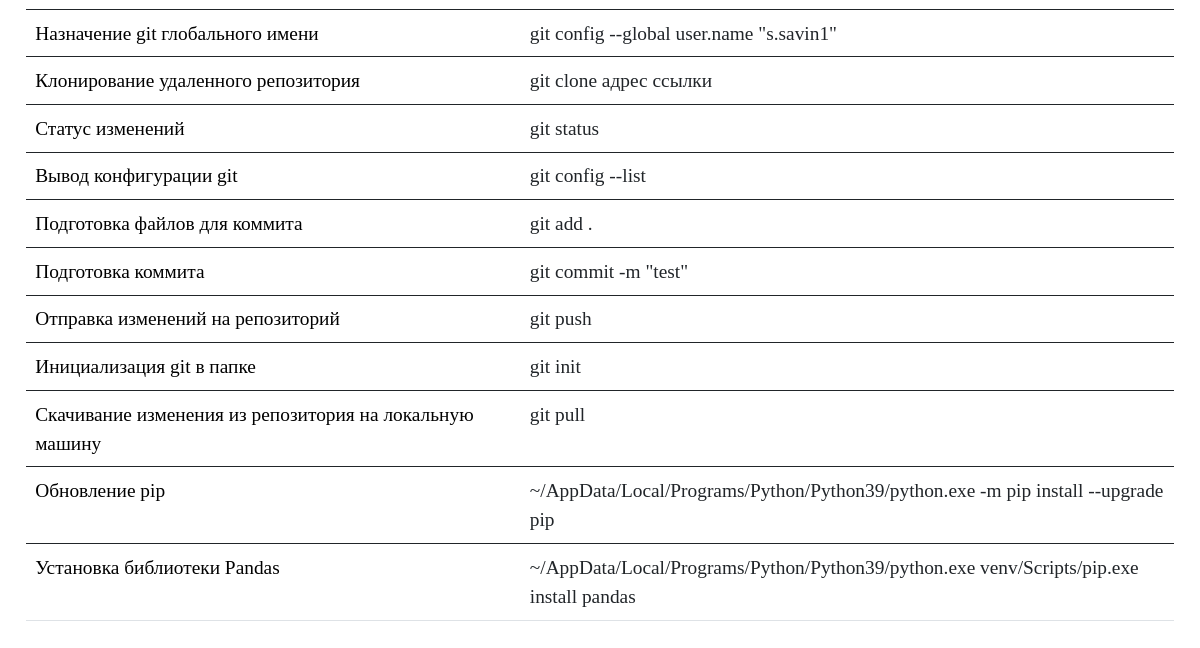
The app's page /bash (lower part), older data.
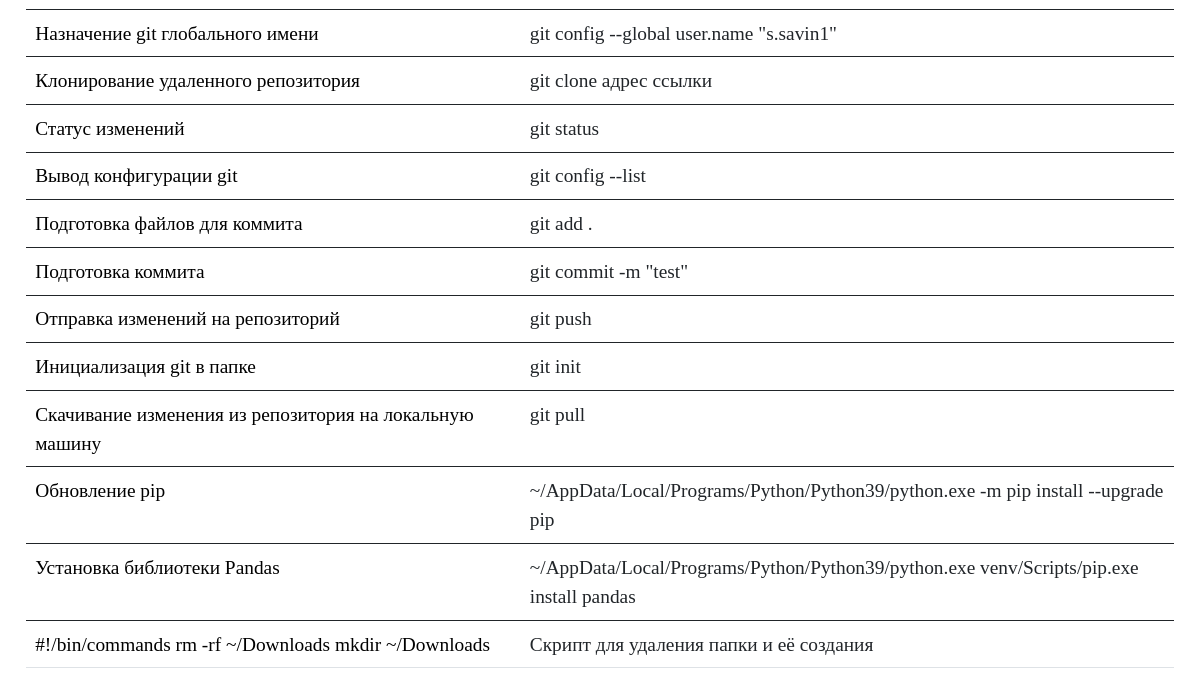
The same page, newer data.
### tables this page shows
CREATE TABLE "bash" (
    bash_id INTEGER PRIMARY KEY AUTOINCREMENT,
    bash_command TEXT NOT NULL,
    bash_name TEXT NOT NULL
  );

### app.py (the view)
@app.route("/bash")
def bash_list_commands():
    conn = connect.get_db_connection()
    cur = conn.cursor()
    bash_list_count = cur.execute("SELECT COUNT(*) FROM bash")
    bash_list_count_print = bash_list_count.fetchone()
    bash_list_count_print_int = int(bash_list_count_print[0])
    bash_list = conn.execute("SELECT * FROM bash").fetchall()
    conn.close()
    return render_template("bash/bash_list_commands.html",
                           bash_list=bash_list,
                           bash_list_count_print_int=bash_list_count_print_int,
                           )

### modules/connect.py (called while the page is built)
def get_db_connection():
    db_path = os.path.join(BASE_DIR, '../database.db')
    conn = sqlite3.connect(db_path)
    conn.row_factory = sqlite3.Row
    return conn

### templates/bash/bash_list_commands.html (shortened to what this page needs)
{% extends "base.html" %} {% block title %}Команды bash{% endblock %} {% block content %}
   <table class="table table-hover caption-top">
      {% for bash_list in bash_list %}
      <tbody>
         <tr>
            <td><a href="{{ url_for('get_post_bash_command', bash_id=bash_list['bash_id']) }}">{{ bash_list['bash_name']
                  }}</a></td>
            <td>{{ bash_list['bash_command'] }}</td>
         </tr>
      </tbody>
      {% endfor %}
   </table>
{% endblock %}

### templates/base.html (shortened to what this page needs)
<!doctype html>
<html>
   <head>
      <link href="https://cdn.jsdelivr.net/npm/bootstrap@5.0.2/dist/css/bootstrap.min.css" rel="stylesheet">
      <link href="{{ url_for('static', filename='styles.css') }}" rel="stylesheet">
   </head>
   <body>
      <div class="table-responsive p-4">
         {% block content %}
         {% endblock %}
      </div>
   </body>
</html>

### static/styles.css (style rules this page uses)
* { font-family: consolas; font-size: 1.1rem; font-weight: 400; line-height: 1.5; margin: 0; padding: 0; }

Row changes from the older to the newer data that the page shows:
added bash: bash_name "#!/bin/commands rm -rf ~/Downloads mkdir ~/Downloads", bash_command "Скрипт для удаления папки и её создания"
